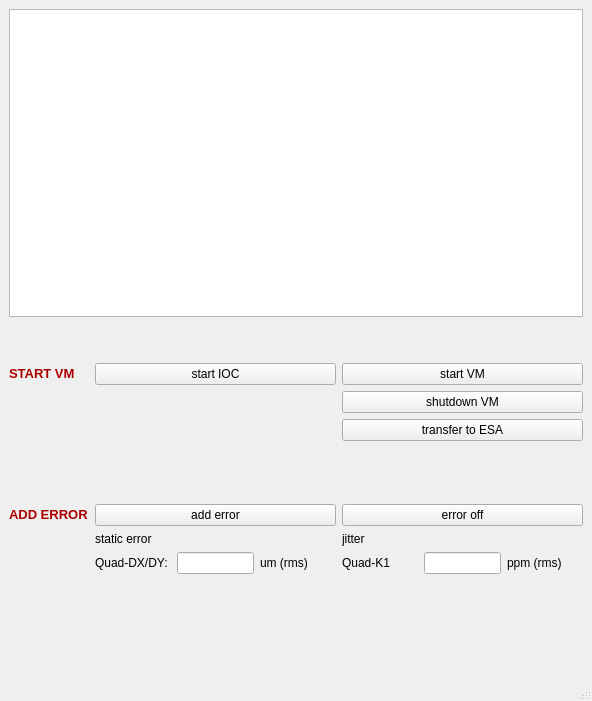
<?xml version="1.0" encoding="UTF-8"?>
<ui version="4.0">
 <class>MainWindow</class>
 <widget class="QMainWindow" name="MainWindow">
  <property name="geometry">
   <rect>
    <x>0</x>
    <y>0</y>
    <width>592</width>
    <height>701</height>
   </rect>
  </property>
  <property name="windowTitle">
   <string>Virtual Machine</string>
  </property>
  <widget class="QWidget" name="centralwidget">
   <layout class="QVBoxLayout" name="verticalLayout_2">
    <item>
     <widget class="QTextEdit" name="textEdit"/>
    </item>
    <item>
     <spacer name="verticalSpacer_3">
      <property name="orientation">
       <enum>Qt::Vertical</enum>
      </property>
      <property name="sizeType">
       <enum>QSizePolicy::Fixed</enum>
      </property>
      <property name="sizeHint" stdset="0">
       <size>
        <width>20</width>
        <height>40</height>
       </size>
      </property>
     </spacer>
    </item>
    <item>
     <layout class="QVBoxLayout" name="verticalLayout">
      <item>
       <layout class="QFormLayout" name="formLayout">
        <item row="0" column="0">
         <widget class="QLabel" name="label">
          <property name="text">
           <string>&lt;html&gt;&lt;head/&gt;&lt;body&gt;&lt;p&gt;&lt;span style=&quot; font-size:10pt; font-weight:600; color:#aa0000;&quot;&gt;START VM&lt;/span&gt;&lt;/p&gt;&lt;/body&gt;&lt;/html&gt;</string>
          </property>
         </widget>
        </item>
        <item row="0" column="1">
         <layout class="QGridLayout" name="gridLayout_3">
          <item row="0" column="1">
           <widget class="QPushButton" name="start_vm">
            <property name="text">
             <string>start VM</string>
            </property>
           </widget>
          </item>
          <item row="0" column="0">
           <widget class="QPushButton" name="start_ioc">
            <property name="text">
             <string>start IOC</string>
            </property>
           </widget>
          </item>
         </layout>
        </item>
        <item row="1" column="1">
         <layout class="QGridLayout" name="gridLayout_5">
          <item row="0" column="0">
           <widget class="QLabel" name="label_11">
            <property name="text">
             <string/>
            </property>
           </widget>
          </item>
          <item row="0" column="1">
           <widget class="QPushButton" name="shutdown_VM">
            <property name="text">
             <string>shutdown VM</string>
            </property>
           </widget>
          </item>
          <item row="1" column="1">
           <widget class="QPushButton" name="pushButton_ESAline">
            <property name="text">
             <string>transfer to ESA</string>
            </property>
           </widget>
          </item>
         </layout>
        </item>
        <item row="3" column="1">
         <spacer name="verticalSpacer">
          <property name="orientation">
           <enum>Qt::Vertical</enum>
          </property>
          <property name="sizeHint" stdset="0">
           <size>
            <width>20</width>
            <height>40</height>
           </size>
          </property>
         </spacer>
        </item>
        <item row="4" column="0">
         <widget class="QLabel" name="label_2">
          <property name="text">
           <string>&lt;html&gt;&lt;head/&gt;&lt;body&gt;&lt;p&gt;&lt;span style=&quot; font-size:10pt; font-weight:600; color:#aa0000;&quot;&gt;ADD ERROR&lt;/span&gt;&lt;/p&gt;&lt;/body&gt;&lt;/html&gt;</string>
          </property>
         </widget>
        </item>
        <item row="4" column="1">
         <layout class="QGridLayout" name="gridLayout_2" columnstretch="0,0,0">
          <item row="0" column="0">
           <widget class="QPushButton" name="static_err">
            <property name="text">
             <string>add error</string>
            </property>
           </widget>
          </item>
          <item row="0" column="2">
           <widget class="QPushButton" name="err_off">
            <property name="text">
             <string>error off</string>
            </property>
           </widget>
          </item>
         </layout>
        </item>
        <item row="5" column="1">
         <layout class="QGridLayout" name="gridLayout">
          <item row="0" column="0">
           <widget class="QLabel" name="label_6">
            <property name="text">
             <string>static error</string>
            </property>
           </widget>
          </item>
          <item row="0" column="1">
           <widget class="QLabel" name="label_7">
            <property name="text">
             <string>jitter</string>
            </property>
           </widget>
          </item>
         </layout>
        </item>
        <item row="6" column="1">
         <layout class="QHBoxLayout" name="horizontalLayout">
          <item>
           <layout class="QGridLayout" name="gridLayout_4" columnstretch="1,1,1,1,1,1">
            <item row="0" column="1">
             <widget class="QLineEdit" name="QDXDYvalue">
              <property name="minimumSize">
               <size>
                <width>0</width>
                <height>0</height>
               </size>
              </property>
              <property name="maximumSize">
               <size>
                <width>80</width>
                <height>16777215</height>
               </size>
              </property>
             </widget>
            </item>
            <item row="0" column="4">
             <widget class="QLineEdit" name="QK1JITTER"/>
            </item>
            <item row="0" column="2">
             <widget class="QLabel" name="label_9">
              <property name="text">
               <string>um (rms)</string>
              </property>
             </widget>
            </item>
            <item row="0" column="0">
             <widget class="QLabel" name="label_4">
              <property name="text">
               <string>Quad-DX/DY:</string>
              </property>
             </widget>
            </item>
            <item row="2" column="1">
             <widget class="QLabel" name="label_3">
              <property name="text">
               <string/>
              </property>
             </widget>
            </item>
            <item row="0" column="3">
             <widget class="QLabel" name="label_8">
              <property name="text">
               <string>Quad-K1</string>
              </property>
             </widget>
            </item>
            <item row="1" column="1">
             <widget class="QLabel" name="label_5">
              <property name="text">
               <string/>
              </property>
             </widget>
            </item>
            <item row="0" column="5">
             <widget class="QLabel" name="label_10">
              <property name="text">
               <string>ppm (rms)</string>
              </property>
             </widget>
            </item>
           </layout>
          </item>
         </layout>
        </item>
        <item row="7" column="1">
         <spacer name="verticalSpacer_2">
          <property name="orientation">
           <enum>Qt::Vertical</enum>
          </property>
          <property name="sizeHint" stdset="0">
           <size>
            <width>20</width>
            <height>40</height>
           </size>
          </property>
         </spacer>
        </item>
       </layout>
      </item>
     </layout>
    </item>
   </layout>
  </widget>
  <widget class="QStatusBar" name="statusbar"/>
  <widget class="QMenuBar" name="menubar">
   <property name="geometry">
    <rect>
     <x>0</x>
     <y>0</y>
     <width>592</width>
     <height>20</height>
    </rect>
   </property>
  </widget>
 </widget>
 <resources/>
 <connections/>
</ui>
